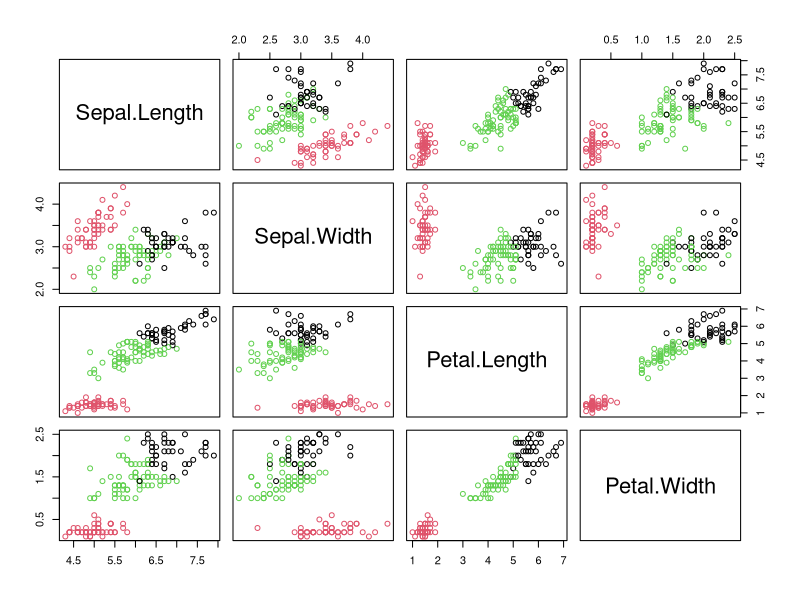

Here is the R script that generated this plot:
# carregar a biblioteca

library(cluster)

# código para gerar cluster

data <- iris[, -5]

clusters <- kmeans(data, centers = 3)

plot(data, col = clusters$cluster)